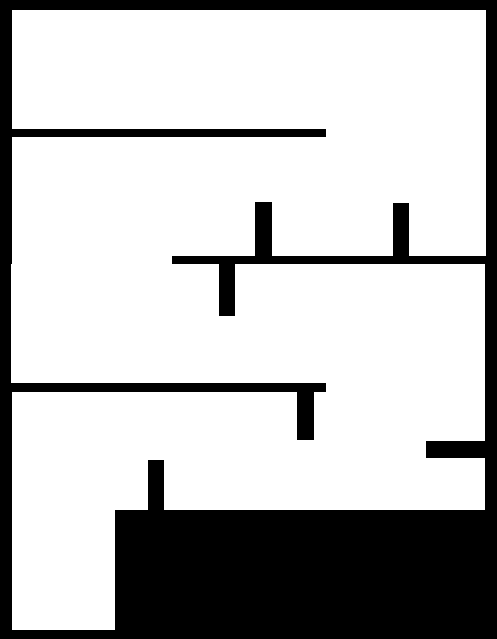
#> input picture dqn_simulator/track.png, 497 x 639 px
$ python algorithm.py
#> lines starting #> are read from the running program, lines starting #| are printed output that depends on the picture; after the words box and inside, x2 and y2 are one past the last pixel; in counts of white or black regions, pixels touching at a corner belong together
### dqn_simulator/assets.py
#! /usr/bin/env python
# -*- coding:utf-8 -*-

import cv2
import numpy as np

def get_pixels_line(p1, p2):
    step = max(abs(p1-p2)) + 1
    x = np.linspace(p1[0], p2[0], step).astype(np.int32)
    y = np.linspace(p1[1], p2[1], step).astype(np.int32)
    return x, y

# [10 lines left out: function get_pixels_rect, not called in this run]

class Map(object):
    def __init__(self, file):
#> called with file = 'track.png'
        self.img = cv2.imread(file)
#> self.img is the input picture: shape (639, 497, 3); 74.4% white; 1 black region, box (x1, y1, x2, y2) and area: (0, 0, 497, 639) 81417
        self.y, self.x, _ = self.img.shape
#> self.y = 639; self.x = 497
        self.init_positions = [[154, 84, np.radians(0)],
                               [154, 84, np.radians(20)],
                               [154, 84, np.radians(-20)],
                               [416, 235, np.radians(180)],
                               [416, 235, np.radians(160)],
                               [416, 235, np.radians(200)]]

class Car(object):
    def __init__(self, map, x=0, y=0, yaw=0):
        self.map = map
        self.x = x
        self.y = y
        self.yaw = yaw % (2.0 * np.pi)
        self.width = 27.0
        self.length = 55.0
        self.wb = 35.0
        self.max_steer_angle = np.radians(25)
        self.box = np.array([[-9.0, self.width/2], [self.length - 9.0, self.width/2],
                             [self.length - 9.0, -self.width/2], [-9.0, -self.width/2]])
        self.hitbox = np.array([[-13.0, self.width/2 + 5], [52.0, self.width/2 + 5],
                                [52.0, -self.width/2 - 5], [-13.0, -self.width/2 - 5]])
        self.sensor_position = np.array([[20, -self.width/2 - 1], [45, -self.width/4], [46, 0], [45, self.width/4], [20, self.width/2 + 1]])
        self.sensor_angle = np.radians([90, 30, 0, -30, -90])

    def update(self, steer, speed, dt):
        steer = np.clip(steer, -self.max_steer_angle, self.max_steer_angle)
        self.x += speed * np.cos(self.yaw) * dt
        self.y -= speed * np.sin(self.yaw) * dt
        self.yaw += speed / self.wb * np.tan(steer) * dt
        self.yaw = self.yaw % (2.0 * np.pi)

    def get_pose(self):
        return [self.x, self.y, self.yaw]

    def transform(self, points):
        rotation_matrix = np.array([[np.cos(self.yaw), -np.sin(self.yaw)],
                                    [np.sin(self.yaw), np.cos(self.yaw)]])
        translation_matrix = np.array([self.x, self.y])
        transformed = np.matmul(points, rotation_matrix) + translation_matrix
        return transformed.astype(np.int32)

    def draw(self, frame):
        rect = self.transform(self.box)
        cv2.fillPoly(frame, [rect], (200, 0, 0), 4)
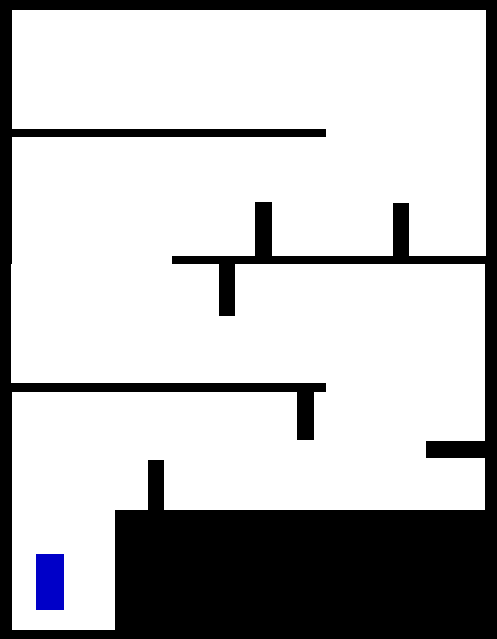
#> frame: shape (639, 497, 3); 0.49% of pixels changed, all inside (x1, y1, x2, y2) = (36, 554, 64, 610)
        #cv2.circle(frame, (int(self.x), int(self.y)), 5, (0,0,255), -1)
        #cv2.circle(frame, (int(self.x+ self.wb), int(self.y)), 5, (0,0,255), -1)

    # [15 lines left out: functions draw_hitbox, check_collision, not called in this run]

    def check_goal(self):
        if 150 <= self.map.img[int(self.y), int(self.x), 1] < 200 :
            return True
        else:
            return False

    def measure_distance(self, frame=None, max_dist = None):
#> called with max_dist = 200
        if max_dist is None:
            max_dist = self.map.x + self.map.y
        measurement = []
        sensor_rot_position = self.transform(self.sensor_position)
        for p1, theta in zip(sensor_rot_position, self.sensor_angle):
            p2 = p1 + max_dist * np.array([np.cos(self.yaw+theta), -np.sin(self.yaw+theta)])
            x, y = get_pixels_line(p1, p2)
            for i, (_x, _y) in enumerate(zip(x, y)):
                if _x == 0 or _x == self.map.x-1 or _y == 0 or _y == self.map.y-1:
                    if frame is not None:
                        frame[y[:i], x[:i]] = (0, 255, 0)
                    measurement.append(max_dist)
                    break
                if self.map.img[_y, _x, 2] < 5:
                    if frame is not None:
                        frame[y[:i], x[:i]] = (0, 255, 0)
                    measurement.append(np.hypot(p1[0]-_x, p1[1]-_y))
                    break
            else:
                if frame is not None:
                    frame[y, x] = (0, 255, 0)
                measurement.append(max_dist)
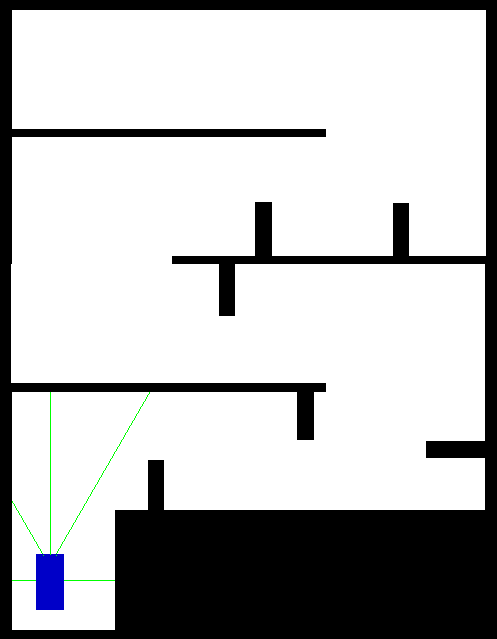
#> frame: shape (639, 497, 3); 0.14% of pixels changed, all inside (x1, y1, x2, y2) = (12, 392, 150, 581)

        return np.array(measurement)

    def reset(self, position=None):
        if position == None:
            position = np.random.randint(0, len(self.map.init_positions))
        self.x, self.y, self.yaw = self.map.init_positions[position]

# [14 lines that do not run on import are left out]

### dqn_simulator/algorithm.py
#!/usr/bin/env python
# -*- coding:utf-8 -*-

import numpy as np
import cv2
from assets import Car, Map
from collections import deque


#################################

def action2msg(action):
    return action*50.0 - 50.0

def msg2rad(msg):
    return np.radians(msg * -3.0 /5.0)

class Controller(object):

    def __init__(self, back = 10):
        self.back = False
        self.counter = 0
        self.max_counter = back

    def control(self, state):
        x = (state[0]-state[-1]) + (state[1]-state[-2])*np.cos(np.radians(30))
        y = state[2 ]#min(state[1:4])
        k = 2 if max(state[0],state[-1]) > 100 else 1
        if min(state[1:4]) < 30:
            k = 2

        if abs(state[1]-state[3]) > 100:
            k = 2

        angle = np.arctan2(k*x, y)

        if self.back == False:
            print(np.median(state[1:4]))
            if np.median(state[1:4]) < 15:
                self.back = True
                self.counter = self.max_counter
        else:
            if self.counter == 0:
                self.back = False

        if self.back:
            self.counter -= 1
            return -3.0 * np.degrees(angle), -50
        else:
            return -3.0 * np.degrees(angle) / 5.0, 50

class Filter(object):
    def __init__(self, ml=5):
        self.n = ml
        self.x = deque(maxlen=ml)

    def filter(self, angle):
        self.x.append(angle)
        return sum(self.x)/self.n

##################################

map = Map('track.png')
map.init_positions = [[50,600, np.radians(90)],
                      [73,75, np.radians(0)]]

# map = Map('loop.png')
# map.init_positions = [[100,100, np.radians(0)]]

car = Car(map)
f = Filter(10)
controller = Controller()
car.reset()

done = False
step = 0

while not done:

    step += 1

    frame = map.img.copy()
    car.draw(frame)

    state = car.measure_distance(max_dist=200, frame=frame)
#> state = [24, 63.63, 163, 189, 51]
    msg_angle, speed = controller.control(state)
#> in control, `x = (state[0]-state[-1]) + (state[1]-state[-2])*np.cos(np.radians(30))`: x = -135.6
#> in control, `y = state[2 ]#min(state[1:4])`: y = 163
#> in control, `k = 2 if max(state[0],state[-1]) > 100 else 1`: k = 1
#> in control, `angle = np.arctan2(k*x, y)`: angle = -1.03
#| 163.0
#> msg_angle = 35.4; speed = 50
    msg_angle = f.filter(msg_angle)
#> msg_angle = 3.54
    steer_angle = msg2rad(msg_angle)
#> steer_angle = -0.0371
    if speed < 0:
        car.update(0, speed, dt=0.1)
    else:
        car.update(steer_angle, speed, dt=0.1)
#> in update, `self.x += speed * np.cos(self.yaw) * dt`: self.x = 50
#> in update, `self.y -= speed * np.sin(self.yaw) * dt`: self.y = 595
#> in update, `self.yaw += speed / self.wb * np.tan(steer) * dt`: self.yaw = 1.57
    #done = car.check_collision()
    finished = car.check_goal()

    if finished:
        car.reset()

    if step >= 10000:
        done = True


    cv2.putText(frame, "step : " + str(step), (20, 50), cv2.FONT_HERSHEY_DUPLEX, 0.8, 2, 2)
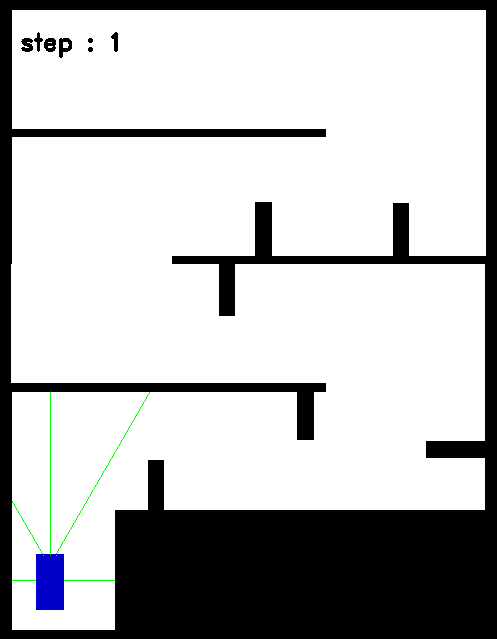
#> frame: shape (639, 497, 3); 0.19% of pixels changed, all inside (x1, y1, x2, y2) = (21, 32, 118, 58)
    cv2.imshow('viewer', frame)
    if cv2.waitKey(100) == ord(' '):
#> (key Esc is pressed here)
        break

cv2.destroyAllWindows()

$ run again, with dqn_simulator/map_project.png copied over dqn_simulator/track.png
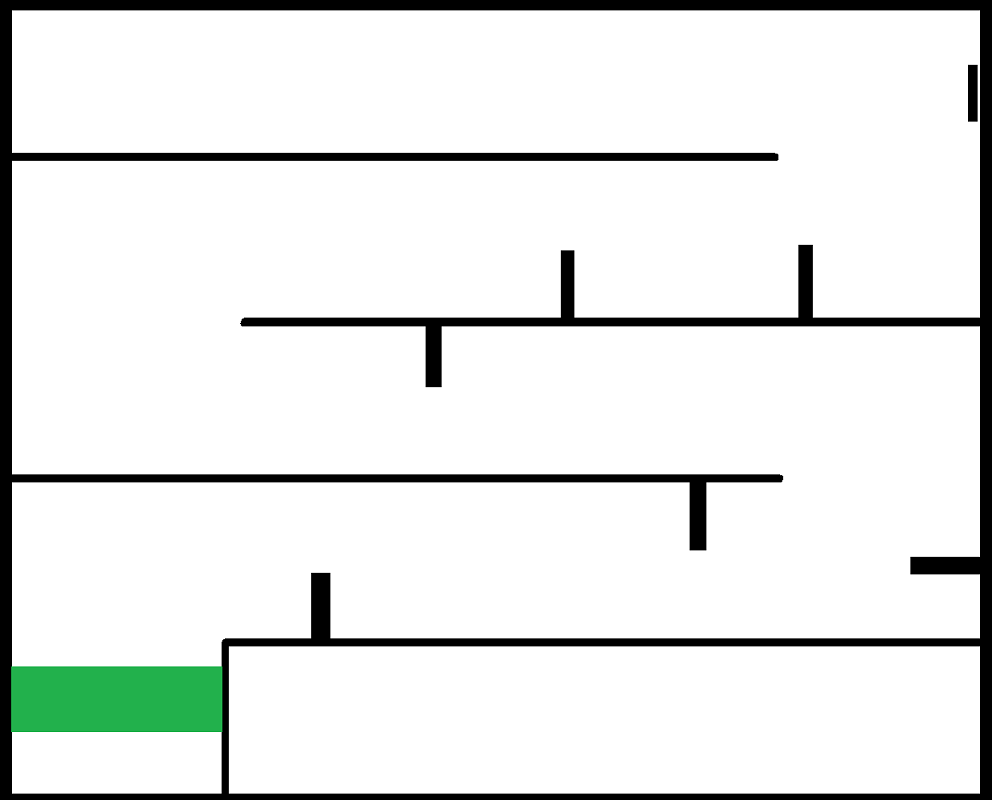
#> input picture dqn_simulator/map_project.png, 992 x 800 px
#> in __init__, self.img is the input picture: shape (800, 992, 3); mean B, G, R 229.9, 231.7, 229.2
#> after the loop in measure_distance, `for p1, theta in zip(sensor_rot_position, self.sensor_angle):`:
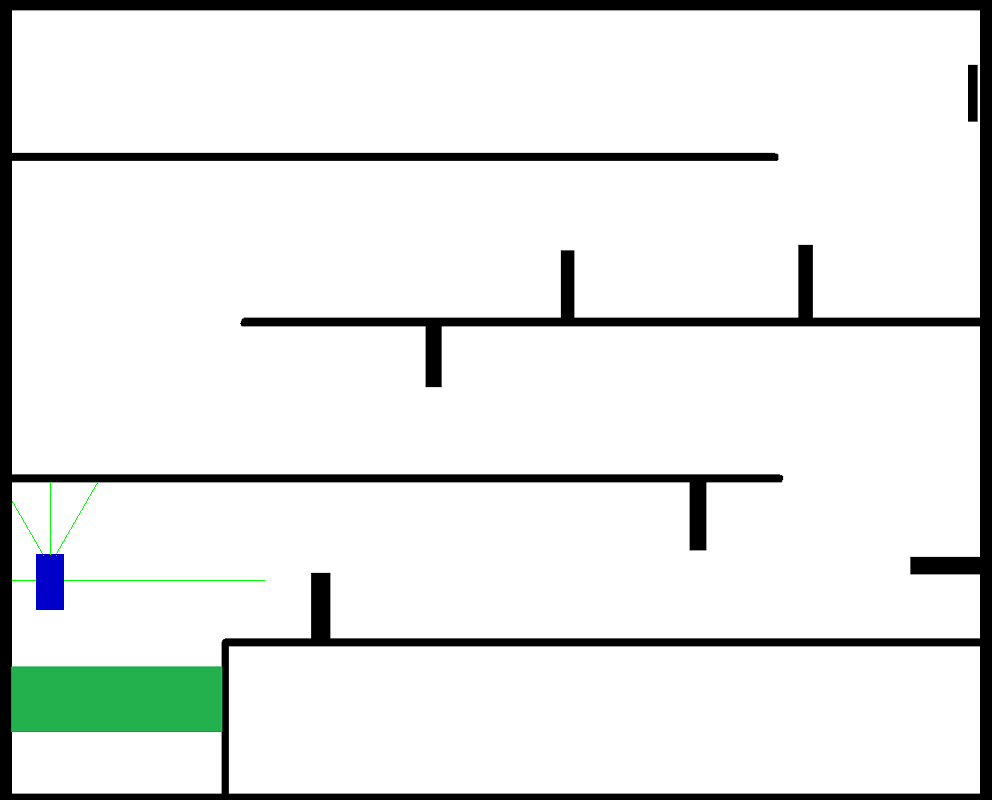
#> frame: shape (800, 992, 3); mean B, G, R 229.7, 231.2, 228.5
#> state = [24, 63.63, 73, 85.09, 200]
#> x = -194.6
#> y = 73
#> k = 2
#> angle = -1.39
#| 73.0
#> `msg_angle, speed = controller.control(state)`: msg_angle = 47.63; speed = 50
#> `msg_angle = f.filter(msg_angle)`: msg_angle = 4.76
#> steer_angle = -0.0499
#> in update, `self.x += speed * np.cos(self.yaw) * dt`: self.x = 50
#> in update, `self.y -= speed * np.sin(self.yaw) * dt`: self.y = 595
#> self.yaw = 1.56
#> `cv2.putText(frame, "step : " + str(step), (20, 50), cv2.FONT_HERSHEY_D..`:
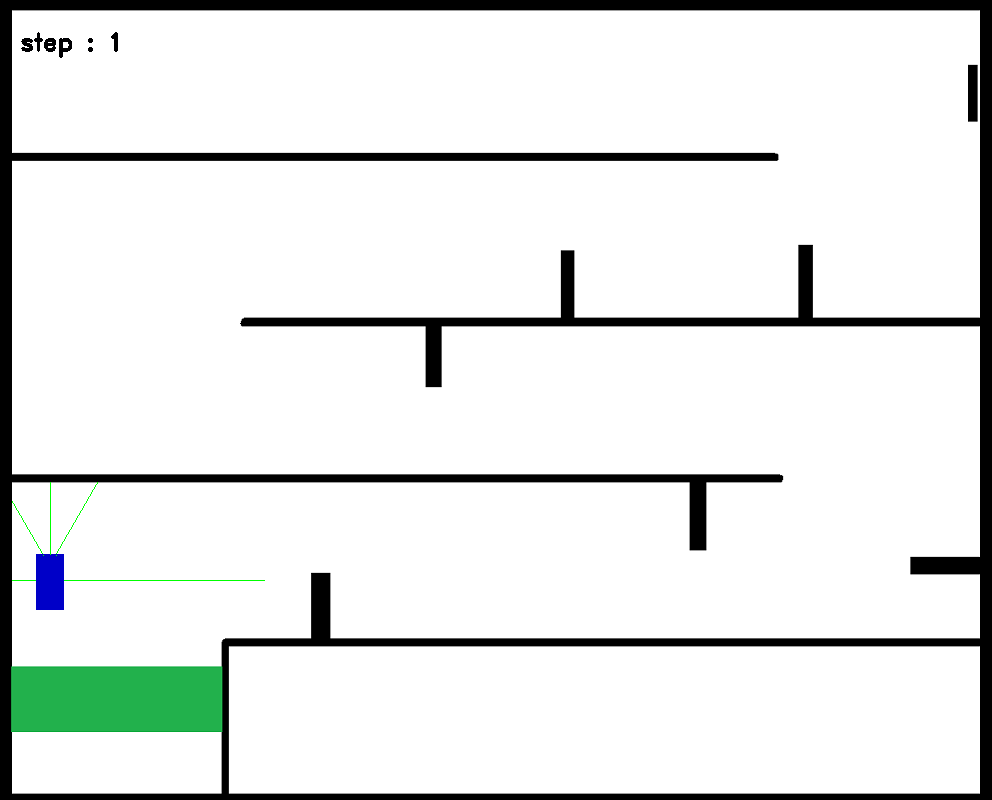
#> frame: shape (800, 992, 3); 0.08% of pixels changed, all inside (x1, y1, x2, y2) = (21, 32, 118, 58)
